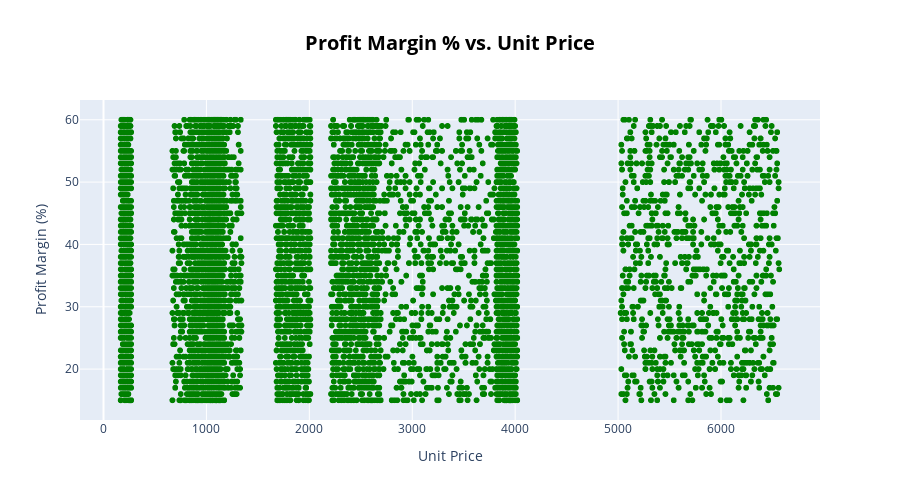

The notebook cell saved with this chart:
### Markdown cell above
### **Unit Price V/S Profit Margin Percentage (Scatter plot)**

### Code cell
fig = px.scatter(
    df,
    x="unit_price",
    y="profit_margin_pct",
    opacity=0.6,
    color_discrete_sequence=['green'],
    title="<b>Profit Margin % vs. Unit Price</b>"
)

fig.update_layout(
    xaxis_title="Unit Price",
    yaxis_title="Profit Margin (%)",
    autosize= True,
    height=500,
    title_x = 0.5,
    title_font = dict(color='black', size=20) 
)

fig.show()

### Figure 1 — Plotly figure (JSON) as saved in the notebook; plotly's stock layout.template omitted (floating-point values rounded to 4 significant figures; data arrays with more than 128 entries replaced by an {"elided": "..."} marker saying what was removed)
{"data": [{"hovertemplate": "unit_price=%{x}<br>profit_margin_pct=%{y}<extra></extra>", "legendgroup": "", "marker": {"color": "green", "opacity": 0.6, "symbol": "circle"}, "mode": "markers", "name": "", "showlegend": false, "type": "scattergl", "x": {"elided": "64104 float values"}, "xaxis": "x", "y": {"elided": "64104 float values"}, "yaxis": "y"}], "layout": {"autosize": true, "height": 500, "legend": {"tracegroupgap": 0}, "title": {"font": {"color": "black", "size": 20}, "text": "<b>Profit Margin % vs. Unit Price</b>", "x": 0.5}, "xaxis": {"anchor": "y", "domain": [0, 1], "title": {"text": "Unit Price"}}, "yaxis": {"anchor": "x", "domain": [0, 1], "title": {"text": "Profit Margin (%)"}}}}
